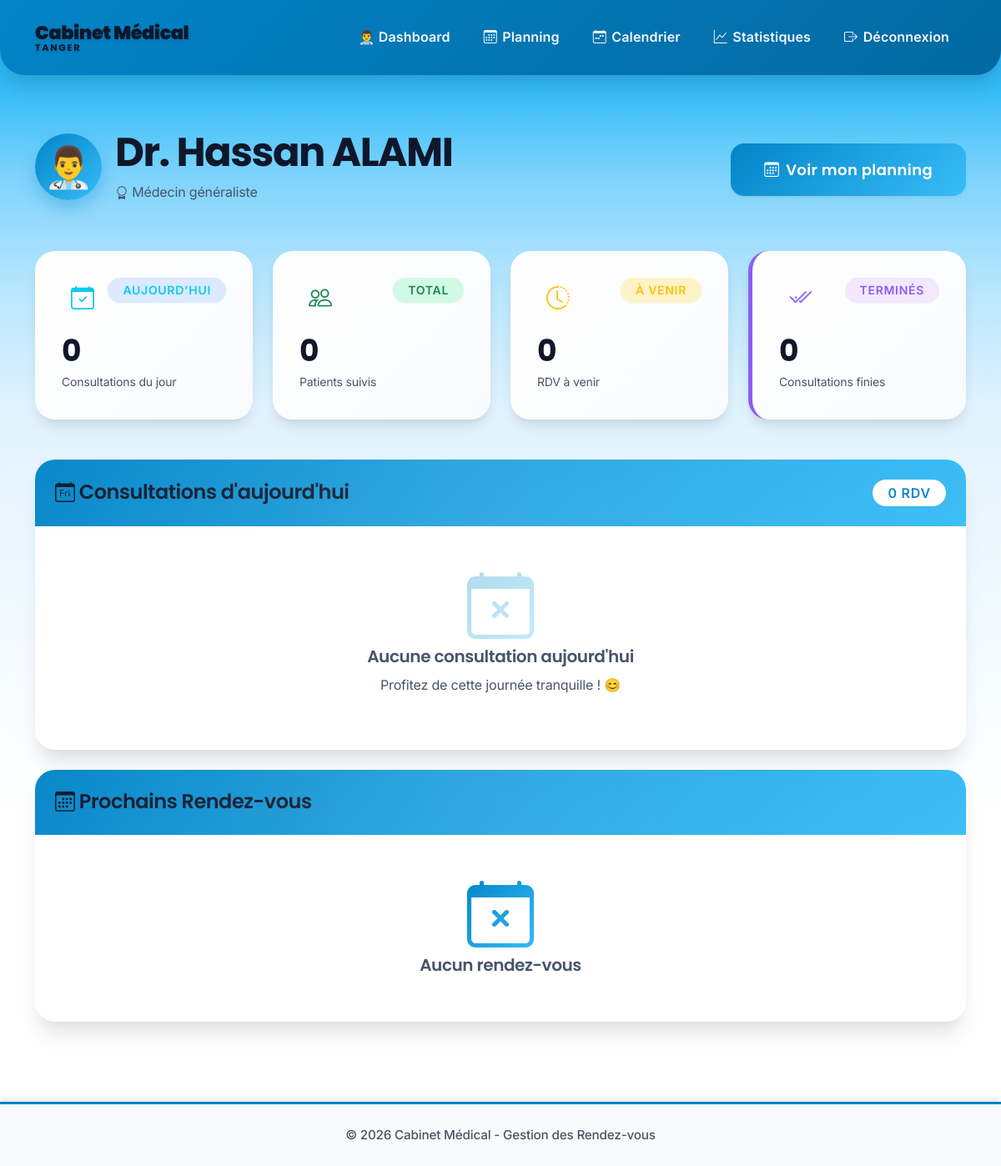
Page /medecin/dashboard (signed in) on the committed database.
### cabinet-medical/models.py (models this page shows, shortened)
class User(UserMixin, db.Model):
    __tablename__ = 'users'
    id = db.Column(db.Integer, primary_key=True)
    email = db.Column(db.String(120), unique=True, nullable=False)
    password = db.Column(db.String(200), nullable=False)
    nom = db.Column(db.String(100), nullable=False)
    prenom = db.Column(db.String(100), nullable=False)
    role = db.Column(db.String(20), nullable=False)  # 'patient', 'medecin', 'secretaire', 'admin'
    actif = db.Column(db.Boolean, default=True)  # Compte actif ou non
    created_at = db.Column(db.DateTime, default=datetime.utcnow)
    last_login = db.Column(db.DateTime)
    patient = db.relationship('Patient', backref='user', uselist=False, cascade='all, delete-orphan')
    medecin = db.relationship('Medecin', backref='user', uselist=False, cascade='all, delete-orphan')
    secretaire = db.relationship('Secretaire', backref='user', uselist=False, cascade='all, delete-orphan')
    notifications = db.relationship('Notification', backref='user', lazy=True, cascade='all, delete-orphan')

class Medecin(db.Model):
    __tablename__ = 'medecins'
    id = db.Column(db.Integer, primary_key=True)
    user_id = db.Column(db.Integer, db.ForeignKey('users.id'), nullable=False)
    specialite = db.Column(db.String(100), nullable=False)
    telephone = db.Column(db.String(20))
    numero_ordre = db.Column(db.String(50))  # Numéro RPPS/ordre des médecins
    photo = db.Column(db.String(200))  # Chemin vers photo de profil
    bio = db.Column(db.Text)  # Biographie/présentation
    rendez_vous = db.relationship('RendezVous', backref='medecin', lazy=True)
    patients_traites = db.relationship('Patient', backref='medecin_traitant', lazy=True)

### cabinet-medical/app.py (the view)
@app.route('/medecin/dashboard')
@login_required
@role_required('medecin')
def medecin_dashboard():
    medecin = Medecin.query.filter_by(user_id=current_user.id).first()
    mes_rdv = RendezVous.query.filter_by(medecin_id=medecin.id).order_by(RendezVous.date.desc(), RendezVous.heure.desc()).all()
    aujourd_hui = date.today()
    rdv_aujourd_hui = [rdv for rdv in mes_rdv if rdv.date == aujourd_hui]
    total_patients = db.session.query(RendezVous.patient_id).filter_by(medecin_id=medecin.id).distinct().count()
    return render_template('medecin_dashboard.html',
                         medecin=medecin,
                         rdv=mes_rdv,
                         rdv_aujourd_hui=rdv_aujourd_hui,
                         total_patients=total_patients)

### cabinet-medical/app.py (called while the page is built)
@login_manager.user_loader
def load_user(user_id):
    return User.query.get(int(user_id))

def role_required(*roles):
    def decorator(f):
        @wraps(f)
        def decorated_function(*args, **kwargs):
            if not current_user.is_authenticated:
                flash('Veuillez vous connecter.', 'warning')
                return redirect(url_for('login'))
            if current_user.role not in roles:
                flash('Accès non autorisé.', 'danger')
                return redirect(url_for('index'))
            return f(*args, **kwargs)
        return decorated_function
    return decorator

### cabinet-medical/templates/medecin_dashboard.html (shortened to what this page needs)
{% extends "base.html" %}
{% block content %}
<div class="dashboard-header mb-5">
    <div class="row align-items-center">
        <div class="col-lg-8">
            <div class="d-flex align-items-center mb-2">
                <div class="doctor-avatar me-3">
                    👨‍⚕️
                </div>
                <div>
                    <h1 class="display-5 fw-bold mb-1">
                        Dr. {{ current_user.prenom }} {{ current_user.nom }}
                    </h1>
                    <p class="text-muted mb-0">
                        <i class="bi bi-award"></i> {{ medecin.specialite }}
                    </p>
                </div>
            </div>
        </div>
        <div class="col-lg-4 text-lg-end mt-3 mt-lg-0">
            <a href="{{ url_for('medecin_planning') }}" class="btn btn-primary btn-lg">
                <i class="bi bi-calendar3"></i> Voir mon planning
            </a>
        </div>
    </div>
</div>
<div class="row g-4 mb-5">
    <div class="col-lg-3 col-md-6">
        <div class="card stat-card info border-0">
            <div class="card-body">
                <div class="d-flex justify-content-between align-items-start mb-3">
                    <div class="stat-icon-small">
                        <i class="bi bi-calendar-check text-info"></i>
                    </div>
                    <span class="badge bg-info-subtle text-info">Aujourd'hui</span>
                </div>
                <h2 class="mb-1 fw-bold">{{ rdv_aujourdhui|length }}</h2>
                <p class="text-muted mb-0 small">Consultations du jour</p>
            </div>
        </div>
    </div>
    <div class="col-lg-3 col-md-6">
        <div class="card stat-card success border-0">
            <div class="card-body">
                <div class="d-flex justify-content-between align-items-start mb-3">
                    <div class="stat-icon-small">
                        <i class="bi bi-people text-success"></i>
                    </div>
                    <span class="badge bg-success-subtle text-success">Total</span>
                </div>
                <h2 class="mb-1 fw-bold">{{ patients_uniques|length }}</h2>
                <p class="text-muted mb-0 small">Patients suivis</p>
            </div>
        </div>
    </div>
    <div class="col-lg-3 col-md-6">
        <div class="card stat-card warning border-0">
            <div class="card-body">
                <div class="d-flex justify-content-between align-items-start mb-3">
                    <div class="stat-icon-small">
                        <i class="bi bi-clock-history text-warning"></i>
                    </div>
                    <span class="badge bg-warning-subtle text-warning">À venir</span>
                </div>
                <h2 class="mb-1 fw-bold">{{ mes_rdv|selectattr('statut', 'in', ['planifie', 'confirme'])|list|length }}</h2>
                <p class="text-muted mb-0 small">RDV à venir</p>
            </div>
        </div>
    </div>
    <div class="col-lg-3 col-md-6">
        <div class="card stat-card" style="border-left-color: #8b5cf6;" border-0">
            <div class="card-body">
                <div class="d-flex justify-content-between align-items-start mb-3">
                    <div class="stat-icon-small">
                        <i class="bi bi-check2-all" style="color: #8b5cf6;"></i>
                    </div>
                    <span class="badge" style="background: #f3e8ff; color: #8b5cf6;">Terminés</span>
                </div>
                <h2 class="mb-1 fw-bold">{{ mes_rdv|selectattr('statut', 'equalto', 'termine')|list|length }}</h2>
                <p class="text-muted mb-0 small">Consultations finies</p>
            </div>
        </div>
    </div>
</div>
<div class="row mb-4">
    <div class="col-12">
        <div class="card shadow-lg border-0">
            <div class="card-header text-white d-flex justify-content-between align-items-center">
                <h4 class="mb-0">
                    <i class="bi bi-calendar-day"></i> Consultations d'aujourd'hui
                </h4>
                <span class="badge bg-white text-primary fs-6">
                    {{ rdv_aujourdhui|length }} RDV
                </span>
            </div>
            <div class="card-body p-0">
                {% if rdv_aujourdhui %}
                <div class="table-responsive">
                    <table class="table table-hover mb-0">
                        <thead>
                            <tr>
                                <th>Heure</th>
                                <th>Patient</th>
                                <th>Contact</th>
                                <th>Motif</th>
                                <th>Statut</th>
                                <th>Action</th>
                            </tr>
                        </thead>
                        <tbody>
                            {% for rdv in rdv_aujourdhui %}
                            <tr class="rdv-row">
                                <td>
                                    <div class="time-badge">
                                        <i class="bi bi-clock"></i>
                                        <strong>{{ rdv.heure.strftime('%H:%M') }}</strong>
                                    </div>
                                </td>
                                <td>
                                    <div class="d-flex align-items-center">
                                        <div class="patient-avatar me-2">
                                            👤
                                        </div>
                                        <div>
                                            <strong>{{ rdv.patient.user.prenom }} {{ rdv.patient.user.nom }}</strong>
                                            <br>
                                            <small class="text-muted">{{ rdv.patient.date_naissance.strftime('%d/%m/%Y') }}</small>
                                        </div>
                                    </div>
                                </td>
                                <td>
                                    <small class="text-muted">
                                        <i class="bi bi-telephone"></i> {{ rdv.patient.telephone }}<br>
                                        <i class="bi bi-envelope"></i> {{ rdv.patient.user.email }}
                                    </small>
                                </td>
                                <td>{{ rdv.motif }}</td>
                                <td>
                                    {% if rdv.statut == 'planifie' %}
                                        <span class="badge bg-info">
                                            <i class="bi bi-hourglass-split"></i> Planifié
                                        </span>
                                    {% elif rdv.statut == 'confirme' %}
                                        <span class="badge bg-success">
                                            <i class="bi bi-check-circle"></i> Confirmé
                                        </span>
                                    {% elif rdv.statut == 'termine' %}
                                        <span class="badge bg-secondary">
                                            <i class="bi bi-check2-all"></i> Terminé
                                        </span>
                                    {% endif %}
                                </td>
                                <td>
                                    {% if rdv.statut != 'termine' %}
                                    <form method="POST" action="{{ url_for('terminer_rdv', rdv_id=rdv.id) }}" style="display: inline;">
                                        <button type="submit" class="btn btn-sm btn-success">
                                            <i class="bi bi-check-circle"></i> Terminer
                                        </button>
                                    </form>
                                    {% else %}
                                    <span class="text-muted small">Consultation terminée</span>
                                    {% endif %}
                                </td>
                            </tr>
                            {% endfor %}
                        </tbody>
                    </table>
                </div>
                {% else %}
                <div class="text-center py-5">
                    <div class="empty-state">
                        <i class="bi bi-calendar-x display-1 text-muted mb-3"></i>
                        <h5 class="text-muted">Aucune consultation aujourd'hui</h5>
                        <p class="text-muted">Profitez de cette journée tranquille ! 😊</p>
                    </div>
                </div>
                {% endif %}
            </div>
        </div>
    </div>
</div>
<div class="row">
    <div class="col-12">
        <div class="card shadow-lg border-0">
            <div class="card-header bg-primary text-white">
                <h4 class="mb-0">
                    <i class="bi bi-calendar3"></i> Prochains Rendez-vous
                </h4>
            </div>
            <div class="card-body p-0">
                {% if mes_rdv %}
                <div class="table-responsive">
                    <table class="table table-hover mb-0">
                        <thead>
                            <tr>
                                <th>Date</th>
                                <th>Heure</th>
                                <th>Patient</th>
                                <th>Motif</th>
                                <th>Statut</th>
                            </tr>
                        </thead>
                        <tbody>
                            {% for rdv in mes_rdv[:10] %}
                            <tr>
                                <td>
                                    <strong>{{ rdv.date.strftime('%d/%m/%Y') }}</strong>
                                </td>
                                <td>
                                    <span class="badge bg-primary">
                                        {{ rdv.heure.strftime('%H:%M') }}
                                    </span>
                                </td>
                                <td>
                                    <strong>{{ rdv.patient.user.prenom }} {{ rdv.patient.user.nom }}</strong>
                                </td>
                                <td>{{ rdv.motif }}</td>
                                <td>
                                    {% if rdv.statut == 'planifie' %}
                                        <span class="badge bg-info">Planifié</span>
                                    {% elif rdv.statut == 'confirme' %}
                                        <span class="badge bg-success">Confirmé</span>
                                    {% elif rdv.statut == 'termine' %}
                                        <span class="badge bg-secondary">Terminé</span>
                                    {% elif rdv.statut == 'annule' %}
                                        <span class="badge bg-danger">Annulé</span>
                                    {% endif %}
                                </td>
                            </tr>
                            {% endfor %}
                        </tbody>
                    </table>
                </div>
                {% else %}
                <div class="text-center py-5">
                    <i class="bi bi-calendar-x display-1 text-muted mb-3"></i>
                    <h5 class="text-muted">Aucun rendez-vous</h5>
                </div>
                {% endif %}
            </div>
        </div>
    </div>
</div>
{% endblock %}

### cabinet-medical/templates/medecin_dashboard.html (style rules this page uses)
.doctor-avatar { width: 80px; height: 80px; background: linear-gradient(135deg, #0284c7 0%, #38bdf8 100%); border-radius: 50%; display: flex; align-items: center; justify-content: center; font-size: 3rem; box-shadow: 0 10px 20px rgba(2, 132, 199, 0.3); }
.stat-icon-small { width: 50px; height: 50px; border-radius: var(--radius); display: flex; align-items: center; justify-content: center; background: rgba(255, 255, 255, 0.5); }
.stat-icon-small i { font-size: 1.75rem; }
.bg-info-subtle { background: #dbeafe !important; }
.bg-success-subtle { background: #d1fae5 !important; }
.bg-warning-subtle { background: #fef3c7 !important; }
.empty-state i { opacity: 0.3; }

### rows in the picture
User: prenom "Hassan", nom "ALAMI"
Medecin: specialite "Médecin généraliste"

### other values in the picture
{{ rdv_aujourdhui|length }} "0"
{{ patients_uniques|length }} "0"
{{ mes_rdv|selectattr('statut', 'equalto', 'termine')|list|length }} "0"
